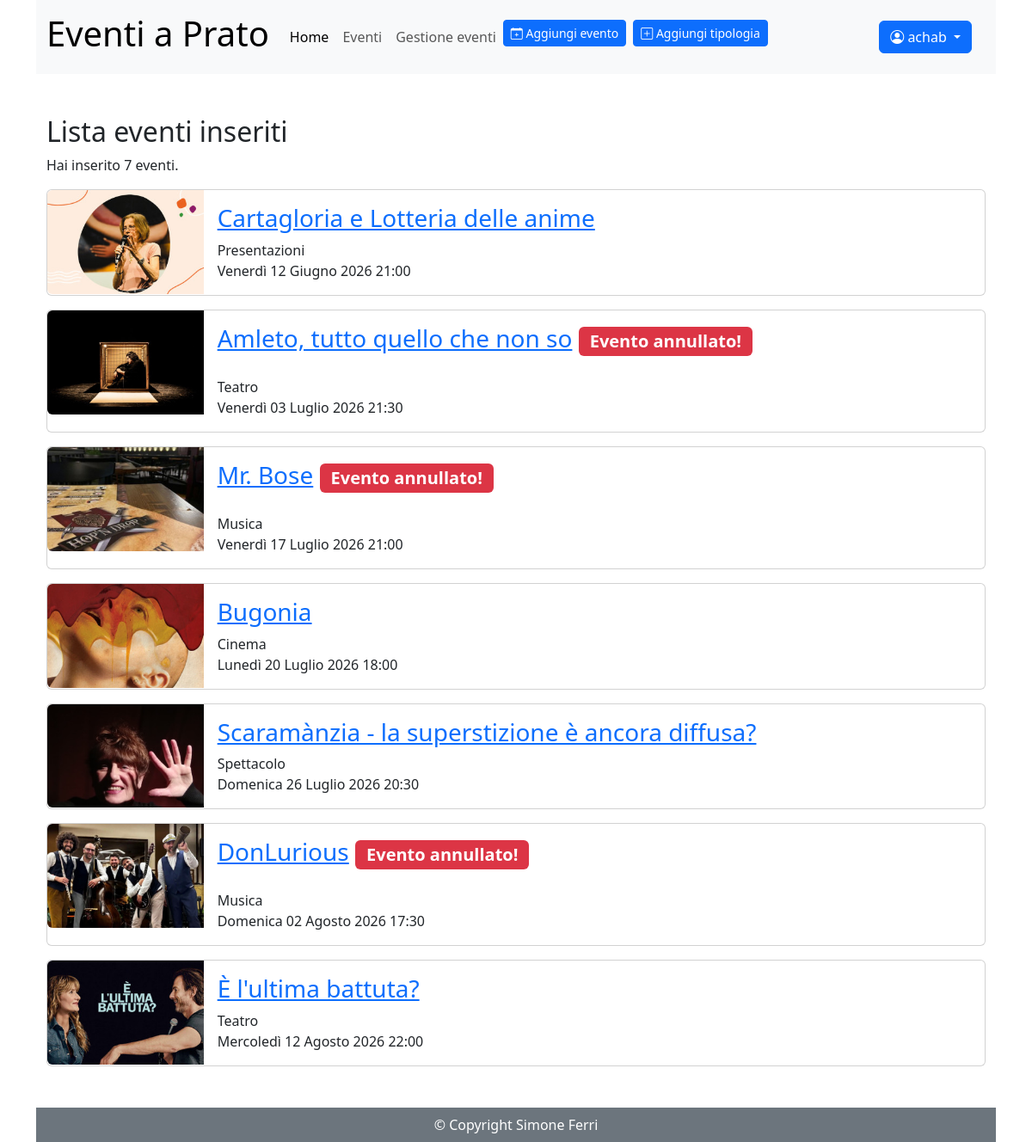
/eventi_inseriti/ (signed in), run on an earlier commit of the app's database.
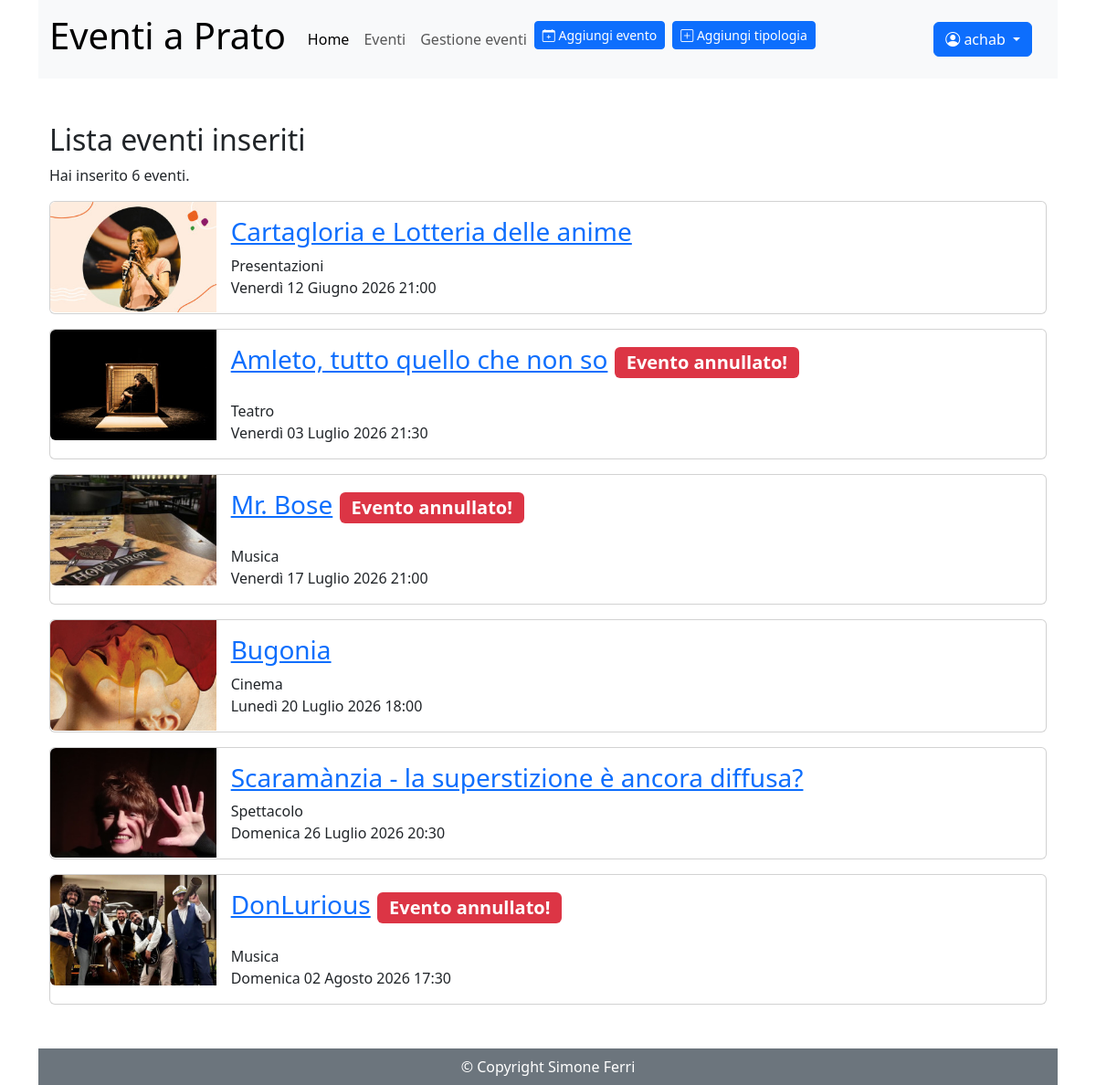
And on a later commit of the database.
### eventi_accounts/models.py (models this page shows)
class CustomUser(AbstractUser):
    eta = models.PositiveIntegerField(null=True, blank=True, verbose_name="Età")
    telefono = models.PositiveIntegerField(null=True, blank=True)

### eventi_gestione/models.py (models this page shows, shortened)
class Eventi(models.Model):
    nome_evento = models.CharField(max_length=100)
    descrizione_evento = models.TextField()
    tipo_evento = models.ForeignKey(Tipologia,on_delete=models.CASCADE)
    luogo_evento = models.CharField(max_length=100)
    data_ora_evento = models.DateTimeField()
    immagine_evento = models.ImageField(upload_to='eventi/', blank=True, null=True)
    posti_prenotabili = models.PositiveIntegerField(null=True, blank=True)
    pubblicato = models.BooleanField(default=False, blank=True, null=True)
    annullato = models.BooleanField(default=False,blank=True, null=True)
    creatore = models.ForeignKey(CustomUser, on_delete=models.CASCADE, related_name='eventi_creati', limit_choices_to={'groups__name': 'redattori'})

class Tipologia(models.Model):
    nome_tipo = models.CharField(max_length=100)
    creatore = models.ForeignKey(CustomUser, on_delete=models.CASCADE, related_name='tipologie_create')
    def __str__(self):
        return self.nome_tipo

### eventi_pagine/views.py (the view)
# urls.py: path("eventi_inseriti/", EditorEventListView.as_view(), name="eventi_inseriti"),
class EditorEventListView(LoginRequiredMixin, ListView):
    model = Eventi
    template_name = 'gestione_eventi_elenco.html'
    context_object_name = 'gestione_eventi_elenco'
    def get_queryset(self):
        return Eventi.objects.filter(creatore=self.request.user)

### eventi_pagine/templatetags/auth_extras.py (called while the page is built)
@register.filter(name='has_group')
def has_group(user, group_name):
    return user.groups.filter(name=group_name).exists()

### templates/gestione_eventi_elenco.html
{% extends "base.html" %}
{% block content %}
    <h2 class="mt-5">Lista eventi inseriti</h2>
    {% if gestione_eventi_elenco %}
        <p>Hai inserito {{ gestione_eventi_elenco.count }} eventi.</p>
            {% for evento_inserito in gestione_eventi_elenco %}
                <div class="card mb-3" >
                    <div class="row g-0">
                        <div class="col-md-2">
                            {% if evento_inserito.immagine_evento %}
                                <img src="{{ evento_inserito.immagine_evento.url }}" class="img-fluid rounded-start" alt="">
                            {% endif %}
                        </div>
                        <div class="col-md-10">
                                <div class="card-body">
                                    <h3 class="card-title" class="h5"><a href="{% url 'evento' evento_inserito.id %}">{{ evento_inserito.nome_evento }}</a>
                                        {% if evento_inserito.annullato %}
                                            <p class="badge bg-danger fs-5">Evento annullato!</p>
                                        {% endif %}
                                    </h3>
                                    <p class="card-text">
                                        {{ evento_inserito.tipo_evento}}<br>
                                        {{ evento_inserito.data_ora_evento }}<br>
                                    </p>
                                </div>
                        </div>
                    </div>
                </div>
            {% endfor %}
    {% else %}
        <p class="alert alert-warning" role="alert">Nessun evento inserito</p>
    {% endif %}
{% endblock content %}

### templates/base.html (shortened to what this page needs)
{% load auth_extras %}
<!DOCTYPE html>
<html lang="it">
<head>
    <link href="https://cdn.jsdelivr.net/npm/bootstrap@5.3.8/dist/css/bootstrap.min.css" rel="stylesheet">
    <link rel="stylesheet" href="https://cdn.jsdelivr.net/npm/bootstrap-icons@1.13.1/font/bootstrap-icons.min.css">
</head>
<body class="container">
    <nav class="navbar navbar-expand-lg bg-body-tertiary">
      <div class="container-fluid">
          <a class="navbar-brand" href="/"><h1>Eventi a Prato</h1></a>
        <div class="collapse navbar-collapse" id="navbarText">
          <ul class="navbar-nav me-auto mb-2 mb-lg-0">
            <li class="nav-item">
              <a class="nav-link active" aria-current="page" href="/">Home</a>
            </li>
            <li class="nav-item">
              <a class="nav-link" href="/eventi">Eventi</a>
            </li>
            {% if user.is_authenticated and not user|has_group:"redattori" %}
                <li class="nav-item">
                    <a class="nav-link" href="/eventi_prenotati/">Eventi prenotati</a>
                </li>
            {% elif user|has_group:"redattori" %}
                <li class="nav-item">
                    <a class="nav-link" href="/eventi_inseriti/">Gestione eventi</a>
                </li>
                <li class="nav-item">
                 <a href="/gestione_eventi/" class="btn btn-primary btn-sm" role="button"><i class="bi bi-calendar-plus"></i> Aggiungi evento</a>
                </li>
                <li class="nav-item">
                    <a href="/gestione_tipologia/" class="btn btn-primary btn-sm ms-lg-2" role="button"><i class="bi bi-plus-square"></i> Aggiungi tipologia</a>
                </li>
            {% endif %}
          </ul>
          <span class="navbar-text">
            {% if user.is_authenticated %}
                <div class="navbar-text me-3">
                    <div class="btn-group">
                        <button type="button" class="btn btn-primary dropdown-toggle" data-bs-toggle="dropdown" aria-expanded="false">
                        <i class="bi bi-person-circle"></i> {{ user.username }} <span class="visually-hidden">Menu utente</span>
                        </button>
                    </div>
                </div>
            {% else %}
                <a href="/login/" class="btn btn-primary text-bg-primary" role="button">Sign in</a>
                <a href="/signup" class="btn btn-secondary text-bg-secondary" role="button">Sign up</a>
            {% endif %}
          </span>
        </div>
      </div>
    </nav>
    <main>
    <div class="container">
      {% block content %}
      {% endblock content %}
    </div>
    </main>
<footer class="bg-secondary text-white text-center p-2 mt-5 ">
    © Copyright Simone Ferri
</footer>
</body>
</html>

What changed in the data, as far as the page shows it:
removed Eventi: immagine_evento (picture), nome_evento "È l'ultima battuta?", tipo_evento "Teatro", data_ora_evento "Mercoledì 12 Agosto 2026 22:00"
Also different on the page:
{{ gestione_eventi_elenco.count }}: "7" → "6"
